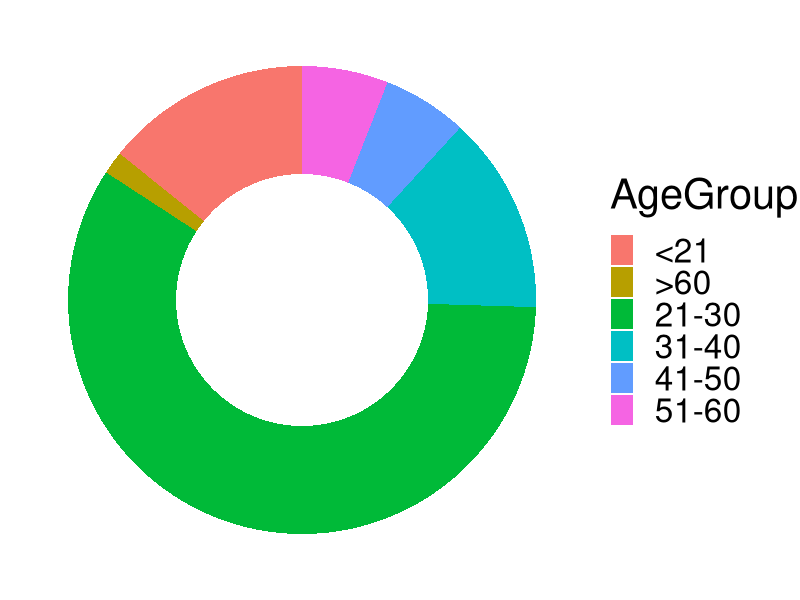
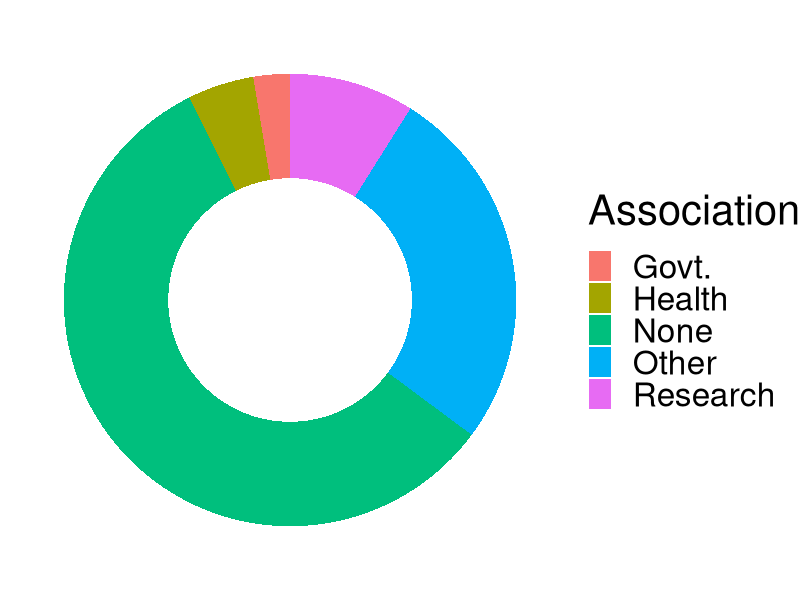
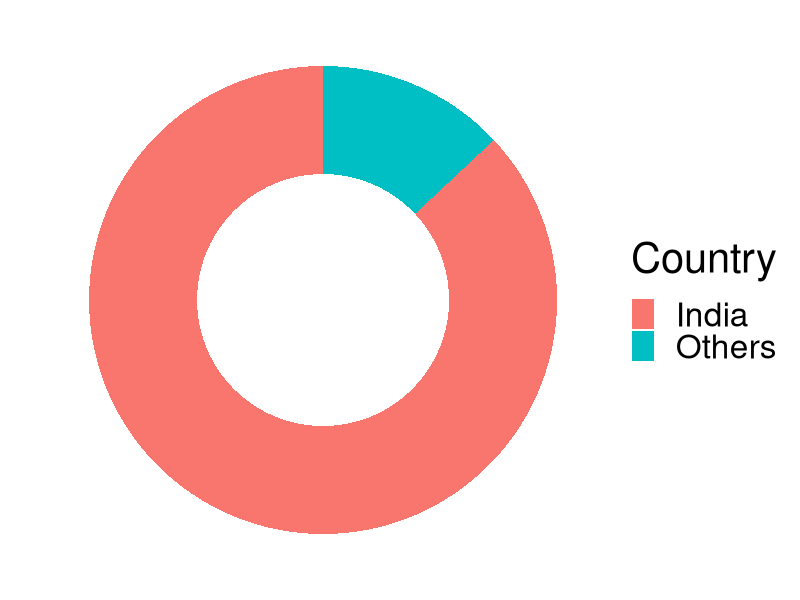
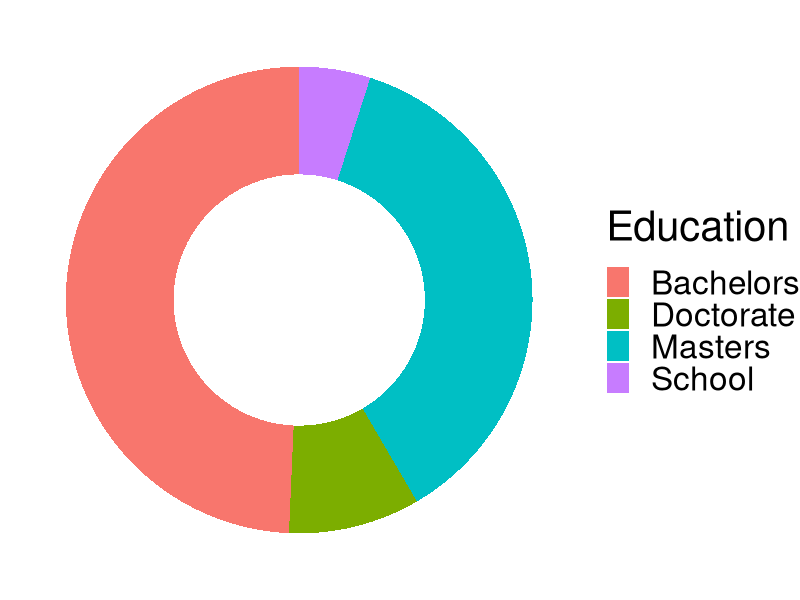
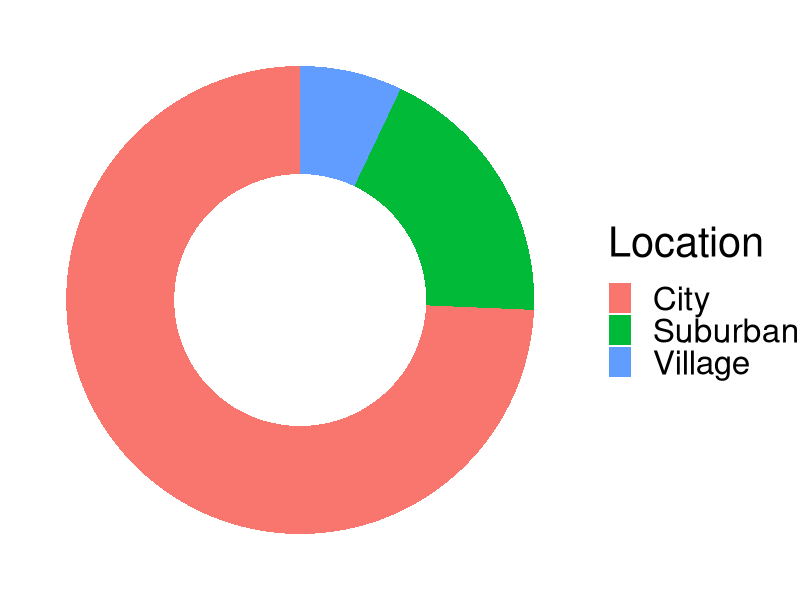
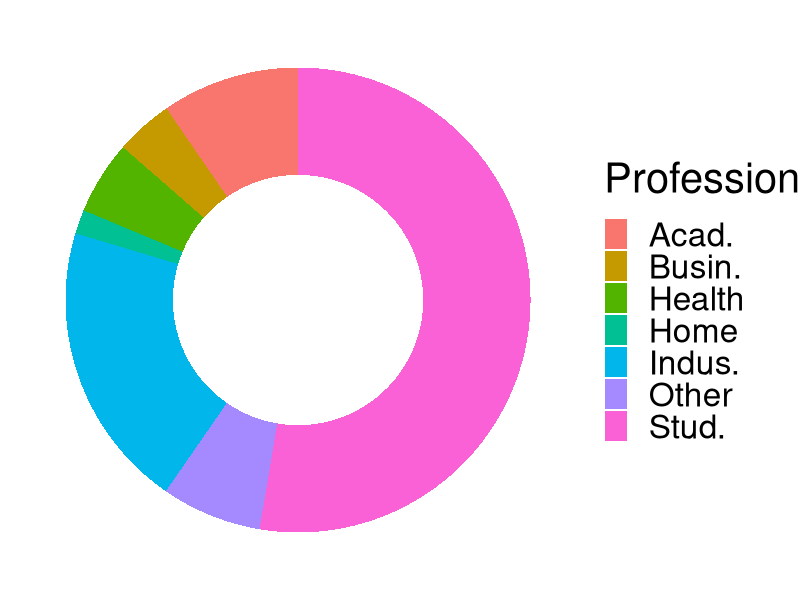

The R script that drew these images, in order:
# install.packages("data.table")
library(data.table)
# install.packages("ggplot2")
library(ggplot2)


# Current path of the source script
sourcePATH <- "C:\\Users\\CSSC\\Desktop\\Lockdown\\Panic\\Analysis\\R Plots\\Donut\\"
# Set the current working Directory
setwd(sourcePATH)


# Read data frame
D <- data.frame(
  AgeGroup = c("<21", "21-30", "31-40", "41-50", "51-60", ">60"),
  Value = c(153, 631, 147, 63, 64, 17)
  )
# Open a pdf file to save image
pdf("Donut_AgeGroup.pdf")
# Generate pie chart
p <- ggplot(data=D, aes(x=2, y=Value, fill=AgeGroup))
p <- p + geom_bar(stat = "identity")
p <- p + coord_polar("y", start=0)
p <- p + theme_void(base_size=30) # Other themes = theme_bw, theme_minimal, theme_classic, theme_dark, theme_economist
p <- p + xlim(0.5, 2.5)
p
# Close the pdf file after saving image
dev.off()


# Read data frame
D <- data.frame(
  Association = c("Health", "Research", "Govt.", "Other", "None"),
  Value = c(51, 96, 28, 282, 618)
  )
# Open a pdf file to save image
pdf("Donut_Association.pdf")
# Generate pie chart
p <- ggplot(data=D, aes(x=2, y=Value, fill=Association))
p <- p + geom_bar(stat = "identity")
p <- p + coord_polar("y", start=0)
p <- p + theme_void(base_size=30) # Other themes = theme_bw, theme_minimal, theme_classic, theme_dark, theme_economist
p <- p + xlim(0.5, 2.5)
p
# Close the pdf file after saving image
dev.off()


# Read data frame
D <- data.frame(
  Country = c("India", "Others"),
  Value = c(935, 140)
  )
# Open a pdf file to save image
pdf("Donut_Country.pdf")
# Generate pie chart
p <- ggplot(data=D, aes(x=2, y=Value, fill=Country))
p <- p + geom_bar(stat = "identity")
p <- p + coord_polar("y", start=0)
p <- p + theme_void(base_size=30) # Other themes = theme_bw, theme_minimal, theme_classic, theme_dark, theme_economist
p <- p + xlim(0.5, 2.5)
p
# Close the pdf file after saving image
dev.off()


# Read data frame
D <- data.frame(
  Education = c("School", "Bachelors", "Masters", "Doctorate"),
  Value = c(53, 530, 394, 98)
  )
# Open a pdf file to save image
pdf("Donut_Education.pdf")
# Generate pie chart
p <- ggplot(data=D, aes(x=2, y=Value, fill=Education))
p <- p + geom_bar(stat = "identity")
p <- p + coord_polar("y", start=0)
p <- p + theme_void(base_size=30) # Other themes = theme_bw, theme_minimal, theme_classic, theme_dark, theme_economist
p <- p + xlim(0.5, 2.5)
p
# Close the pdf file after saving image
dev.off()


# Read data frame
D <- data.frame(
  Location = c("City", "Suburban", "Village"),
  Value = c(799, 200, 76)
  )
# Open a pdf file to save image
pdf("Donut_Location.pdf")
# Generate pie chart
p <- ggplot(data=D, aes(x=2, y=Value, fill=Location))
p <- p + geom_bar(stat = "identity")
p <- p + coord_polar("y", start=0)
p <- p + theme_void(base_size=30) # Other themes = theme_bw, theme_minimal, theme_classic, theme_dark, theme_economist
p <- p + xlim(0.5, 2.5)
p
# Close the pdf file after saving image
dev.off()



# Read data frame
D <- data.frame(
  Profession = c("Stud.", "Acad.", "Indus.", "Busin.", "Health", "Home", "Other"),
  Value = c(566, 103, 215, 43, 55, 18, 75)
  )
# Open a pdf file to save image
pdf("Donut_Profession.pdf")
# Generate pie chart
p <- ggplot(data=D, aes(x=2, y=Value, fill=Profession))
p <- p + geom_bar(stat = "identity")
p <- p + coord_polar("y", start=0)
p <- p + theme_void(base_size=30) # Other themes = theme_bw, theme_minimal, theme_classic, theme_dark, theme_economist
p <- p + xlim(0.5, 2.5)
p
# Close the pdf file after saving image
dev.off()
